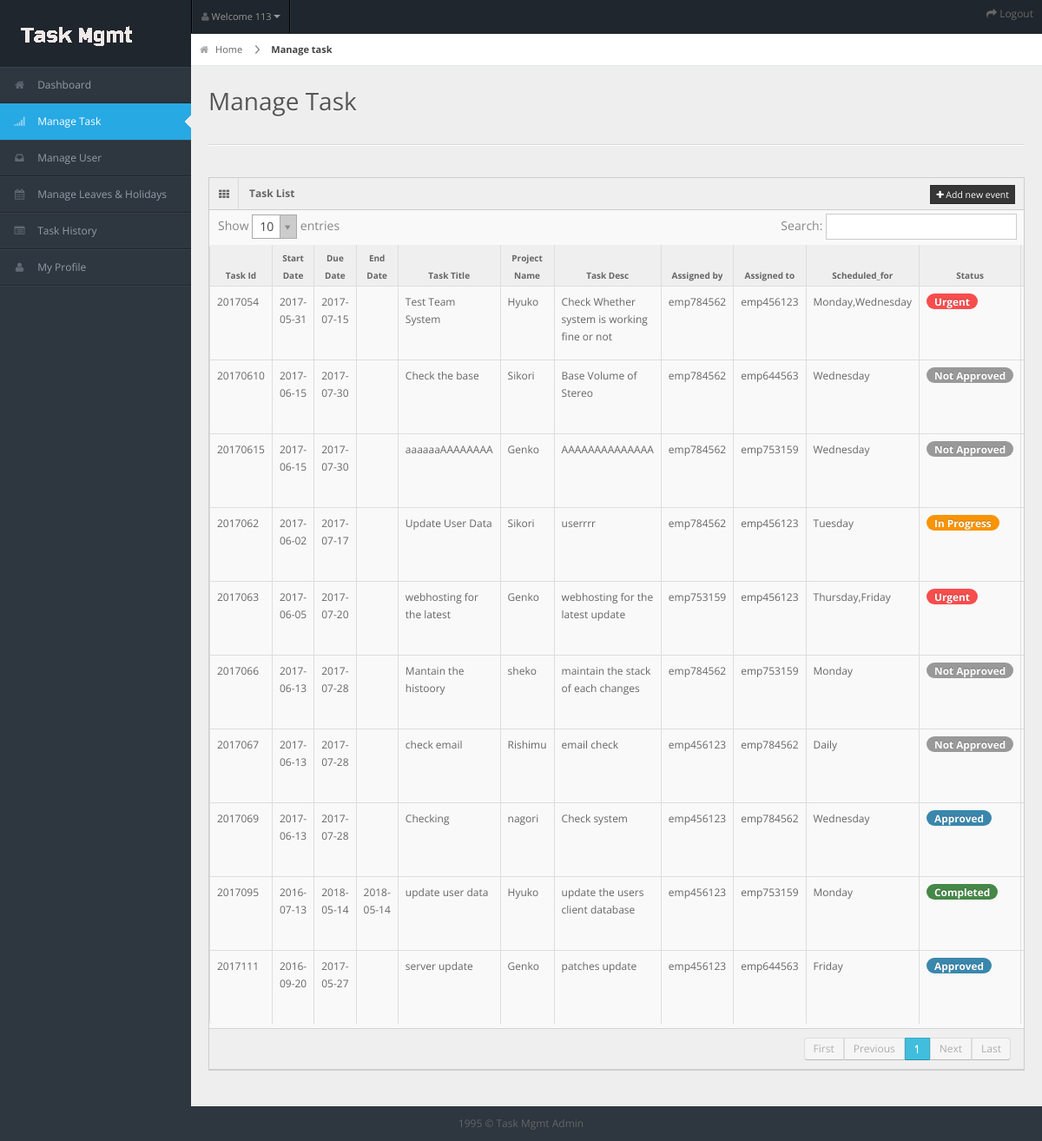
Screenshot of /TaskManagement.php (signed in) with the database file from the repository.
### tables this page shows
CREATE TABLE `task` (
  `id` int(11) NOT NULL,
  `date` varchar(50) NOT NULL,
  `sdate` varchar(50) NOT NULL,
  `ddate` varchar(50) NOT NULL,
  `adate` varchar(50) DEFAULT NULL,
  `tasktitle` varchar(25) DEFAULT NULL,
  `project_name` varchar(100) NOT NULL,
  `task_desc` varchar(255) NOT NULL,
  `assigned_by` varchar(50) DEFAULT NULL,
  `assigned_to` varchar(50) NOT NULL DEFAULT 'All',
  `scheduled_for` varchar(100) DEFAULT NULL,
  `status` varchar(50) DEFAULT NULL,
  `priority` int(11) DEFAULT NULL,
  `efficiency` int(10) DEFAULT NULL
);

### TaskManagement.php (the view, shortened to what this page needs)
<?php
			include('connection.php');
?>
<!DOCTYPE html>
<html lang="en">
<head>
<link rel="stylesheet" href="css/bootstrap.min.css" />
<link rel="stylesheet" href="css/bootstrap-responsive.min.css" />
<link rel="stylesheet" href="css/uniform.css" />
<link rel="stylesheet" href="css/select2.css" />
<link rel="stylesheet" href="css/matrix-style.css" />
<link rel="stylesheet" href="css/matrix-media.css" />
<link href="font-awesome/css/font-awesome.css" rel="stylesheet" />
</head>
<body>
<div id="header">
  <h1><a href="dashboard.html">Task Mgmt Admin</a></h1>
</div>
<?php include 'headerProfile.php' ?>
<div id="search">
	<a title="" href="logout.php"><i class="icon icon-share-alt"></i> <span class="text">Logout</span></a>
</div>
<div id="sidebar"> <a href="#" class="visible-phone"><i class="icon icon-th"></i>Admin</a>
  <ul>
    <li><a href="dashboard.php"><i class="icon icon-home"></i> <span>Dashboard</span></a> </li>
    <li class="active"><a href="TaskManagement.php"><i class="icon icon-signal"></i> <span>Manage Task</span></a> </li>
    <li><a href="UserManagement.php"><i class="icon icon-inbox"></i> <span>Manage User</span></a> </li>
	<li><a href="Manage_LeavesHolidays.php"><i class="icon icon-calendar"></i> <span>Manage Leaves & Holidays</span></a> </li>
	<li><a href="ManageHistory.php"><i class="icon icon-list-alt"></i> <span>Task History</span></a> </li>
	<li><a href="profile.php"><i class="icon icon-user"></i> <span>My Profile</span></a> </li>
  </ul>
</div>
<div id="content">
  <div id="content-header">
    <div id="breadcrumb"> <a href="#" title="Go to Home" class="tip-bottom"><i class="icon-home"></i> Home</a> <a href="#" class="current">Manage task</a> </div>
    <h1>Manage Task</h1>
  </div>
  <div class="container-fluid">
    <hr>
    <div class="row-fluid">
      <div class="span12">
			<?php
			if(isset($_POST['action'])=='Edit')
			{
			$id=$_POST['id'];
			$date=$_POST['date'];
			$queryupdate=mysqli_query($con,"select * from task where id='$id' and date='$date' ")or die(mysqli_error());
				while($rowupdate=mysqli_fetch_array($queryupdate)){
					$id= $rowupdate['id'];
					$date= $rowupdate['date'];
					$sdate= $rowupdate['sdate'];
					$ddate= $rowupdate['ddate'];
					$adate= $rowupdate['adate'];
					$tasktitle= $rowupdate['tasktitle'];
					$project_name= $rowupdate['project_name'];
					$task_desc= $rowupdate['task_desc'];
					$assigned_by= $rowupdate['assigned_by'];
					$assigned_to= $rowupdate['assigned_to'];
					$scheduled_for= $rowupdate['scheduled_for'];
					$status= $rowupdate['status'];
					$priority= $rowupdate['priority'];
					$efficiency= $rowupdate['efficiency'];
				}
			?>
			<?php include 'validatingEdit.php'?>
			<?php
			}
			else
			{
			?>
        <div class="widget-box">
          <div class="widget-title"> <span class="icon"><i class="icon-th"></i></span>
            <h5>Task List</h5>
			<?php include 'addTask.php'?>
          </div>
          <div class="widget-content nopadding">
            <table class="table table-bordered data-table table-scrollable">
              <thead>
                <tr>
                  <th>Task Id</th>
                  <th>Start Date</th>
                  <th>Due Date</th>
                  <th>End Date</th>
				  <th>Task Title</th>
				  <th>Project Name</th>
				  <th>Task Desc</th>
				  <th>Assigned by</th>
				  <th>Assigned to</th>
				  <th>Scheduled_for</th>
				  <th>Status</th>
				  <th>Priority</th>
                </tr>
              </thead>
              <tbody>
                <?php
				if($_GET['id'] != null && $_GET['tab']=="today"){
					$id=$_GET['id'];
					$query=mysqli_query($con,"select * from staff where staffid='$id'")or die(mysqli_error());
					$result=mysqli_fetch_array($query);
					$name=$result['employment_id'];
					$staffid=$result['staffid'];
					$todaydate=date("Y-m-d");
					$query1=mysqli_query($con,"SELECT * FROM task WHERE sdate <='$todaydate' AND ddate >='$todaydate' AND assigned_to='$name' AND status='In Progress'")or die(mysqli_error());
				}else{
				$query1=mysqli_query($con,"select * from task")or die(mysqli_error());
				}
				while($row=mysqli_fetch_array($query1)){
			?>
				<tr>
					<td><a href="ManageHistory.php?id=<?php echo $row['id'];?>&date=<?php echo $row['date'];?>"><?php echo $row['date'].$row['id'];?></a></td>
					<td><?php echo $row['sdate']; ?></td>
					<td><?php echo $row['ddate']; ?></td>
					<td><?php echo $row['adate']; ?></td>
					<td><?php echo $row['tasktitle']; ?></td>
					<td><?php echo $row['project_name']; ?></td>
					<td><?php echo $row['task_desc']; ?></td>
					<td><?php echo $row['assigned_by']; ?></td>
					<td><?php echo $row['assigned_to']; ?></td>
					<td><?php echo $row['scheduled_for']; ?></td>
					<td>
					<span class="date badge
					<?php
					if($row['status'] == 'In Progress'){echo 'badge-warning';}
					else if($row['status'] == 'Completed'){echo 'badge-success';}
					else if($row['status'] == 'Urgent'){echo 'badge-important';}
					else if($row['status'] == 'Approved'){echo 'badge-info';}
					else if($row['status'] == 'Not Approved'){echo 'badge';}?>">
					<?php echo $row['status']; ?></span>
					</td>
					<td><?php echo $row['priority']; ?></td>
				</tr>
			<?php } ?>
					</tbody>
			</table>
			<?php } ?>
          </div>
        </div>
      </div>
    </div>
  </div>
</div>
<?php include 'Footer.php'?>
</body>
</html>

### headerProfile.php (shortened to what this page needs)
<div id="user-nav" class="navbar navbar-inverse" style="z-index: 9999 !important;">
  <ul class="nav a">
    <li class="dropdown" >
		<a title="" href="#" data-toggle="dropdown" data-target="#a" class="dropdown-toggle">
			<i class="icon icon-user"></i>  <span class="text">Welcome <?php echo $_SESSION['staffid'];?></span><b class="caret"></b>
		</a>
    </li>
  </ul>
</div>

### addTask.php (shortened to what this page needs)
<div class="buttons">
   <a id="add-event" data-toggle="modal" href="#modal-add-event" class="btn btn-inverse btn-mini"><i class="icon-plus icon-white"></i> Add new event</a>
</div>

### Footer.php
<div class="row-fluid">
  <div id="footer" class="span12"> 1995 &copy; Task Mgmt Admin</div>
</div>

### css/matrix-media.css (style rules this page uses)
body { background:#2E363F; }
#header { background-color: #1f262d; margin-top:10px; }
#sidebar > ul { border-bottom: 1px solid #37414b }
#sidebar > ul > li { border-top: 1px solid #37414b; border-bottom: 1px solid #1f262d; }
#sidebar > ul > li.active { background-color: #27a9e3; border-bottom: 1px solid #27a9e3; border-top: 1px solid #27a9e3; }
#sidebar > ul > li.active a { color:#fff; text-decoration:none; }

### rows the page displays
task: date "201706", id "2", sdate "2017-06-02", ddate "2017-07-17", tasktitle "Update User Data", project_name "Sikori", task_desc "userrrr", assigned_by "emp784562", assigned_to "emp456123", scheduled_for "Tuesday", status "In Progress"
task: date "201709", id "5", sdate "2016-07-13", ddate "2018-05-14", adate "2018-05-14", tasktitle "update user data", project_name "Hyuko", task_desc "update the users client database", assigned_by "emp456123", assigned_to "emp753159", scheduled_for "Monday", status "Completed"
task: date "201711", id "1", sdate "2016-09-20", ddate "2017-05-27", tasktitle "server update", project_name "Genko", task_desc "patches update", assigned_by "emp456123", assigned_to "emp644563", scheduled_for "Friday", status "Approved"
task: date "201706", id "3", sdate "2017-06-05", ddate "2017-07-20", tasktitle "webhosting for the latest", project_name "Genko", task_desc "webhosting for the latest update", assigned_by "emp753159", assigned_to "emp456123", scheduled_for "Thursday,Friday", status "Urgent"
task: date "201705", id "4", sdate "2017-05-31", ddate "2017-07-15", tasktitle "Test Team System", project_name "Hyuko", task_desc "Check Whether system is working fine or not", assigned_by "emp784562", assigned_to "emp456123", scheduled_for "Monday,Wednesday", status "Urgent"
task: date "201706", id "6", sdate "2017-06-13", ddate "2017-07-28", tasktitle "Mantain the histoory", project_name "sheko", task_desc "maintain the stack of each changes", assigned_by "emp784562", assigned_to "emp753159", scheduled_for "Monday", status "Not Approved"
task: date "201706", id "9", sdate "2017-06-13", ddate "2017-07-28", tasktitle "Checking", project_name "nagori", task_desc "Check system", assigned_by "emp456123", assigned_to "emp784562", scheduled_for "Wednesday", status "Approved"
task: date "201706", id "7", sdate "2017-06-13", ddate "2017-07-28", tasktitle "check email", project_name "Rishimu", task_desc "email check", assigned_by "emp456123", assigned_to "emp784562", scheduled_for "Daily", status "Not Approved"
task: date "201706", id "10", sdate "2017-06-15", ddate "2017-07-30", tasktitle "Check the base", project_name "Sikori", task_desc "Base Volume of Stereo", assigned_by "emp784562", assigned_to "emp644563", scheduled_for "Wednesday", status "Not Approved"
task: date "201706", id "15", sdate "2017-06-15", ddate "2017-07-30", tasktitle "aaaaaaAAAAAAAA", project_name "Genko", task_desc "AAAAAAAAAAAAAA", assigned_by "emp784562", assigned_to "emp753159", scheduled_for "Wednesday", status "Not Approved"

### other values shown
$_SESSION['staffid'] "113"
